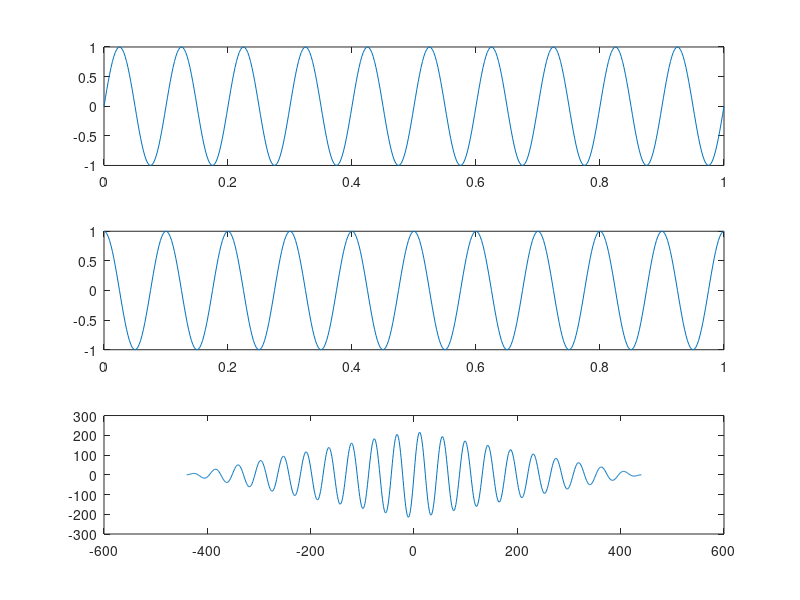

Recreate this plot in MATLAB.
sf = 440;
T = 1/sf;
t = 0:T:1;
x = sin(2*pi*10*t);
y = cos(2*pi*10*t);

[XY,lag] = xcorr(x,y);
subplot(3,1,1);
plot(t,x);
subplot(3,1,2);
plot(t,y);
subplot(3,1,3);
plot(lag,XY);